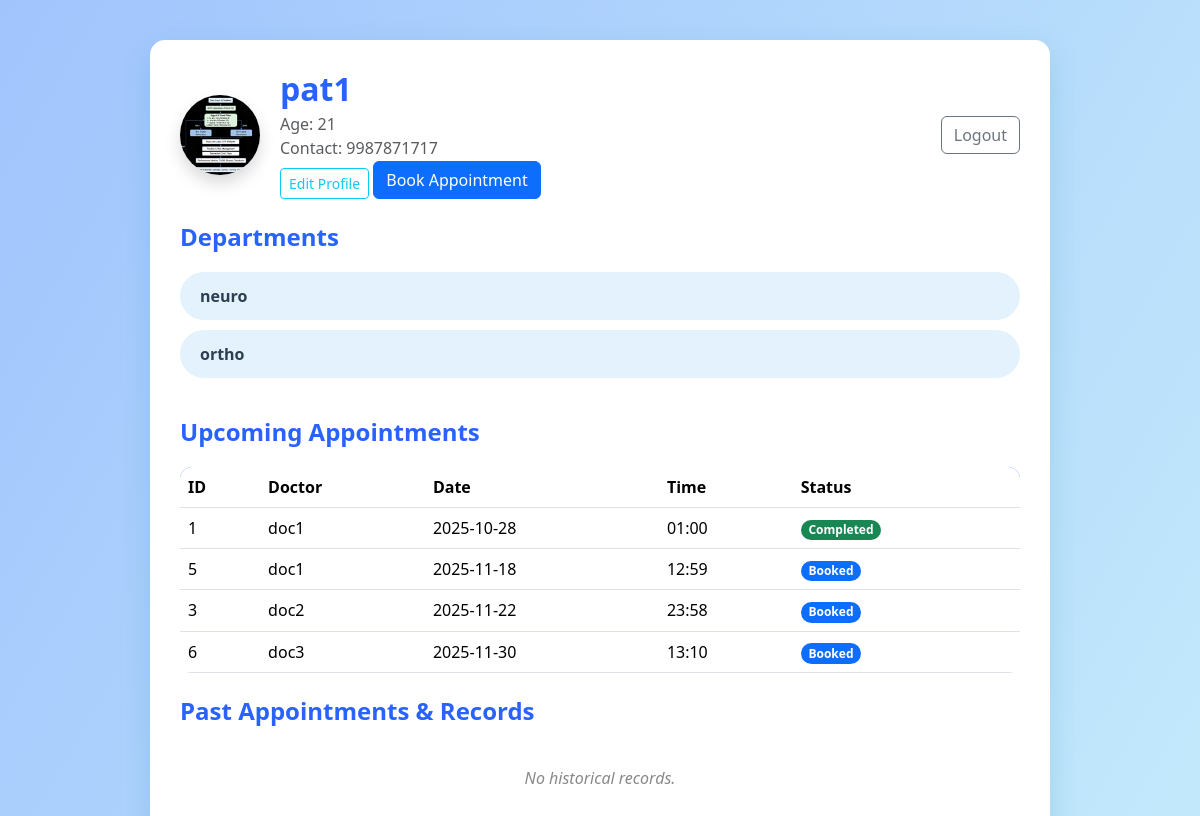
The app's page /patient (signed in), older data.
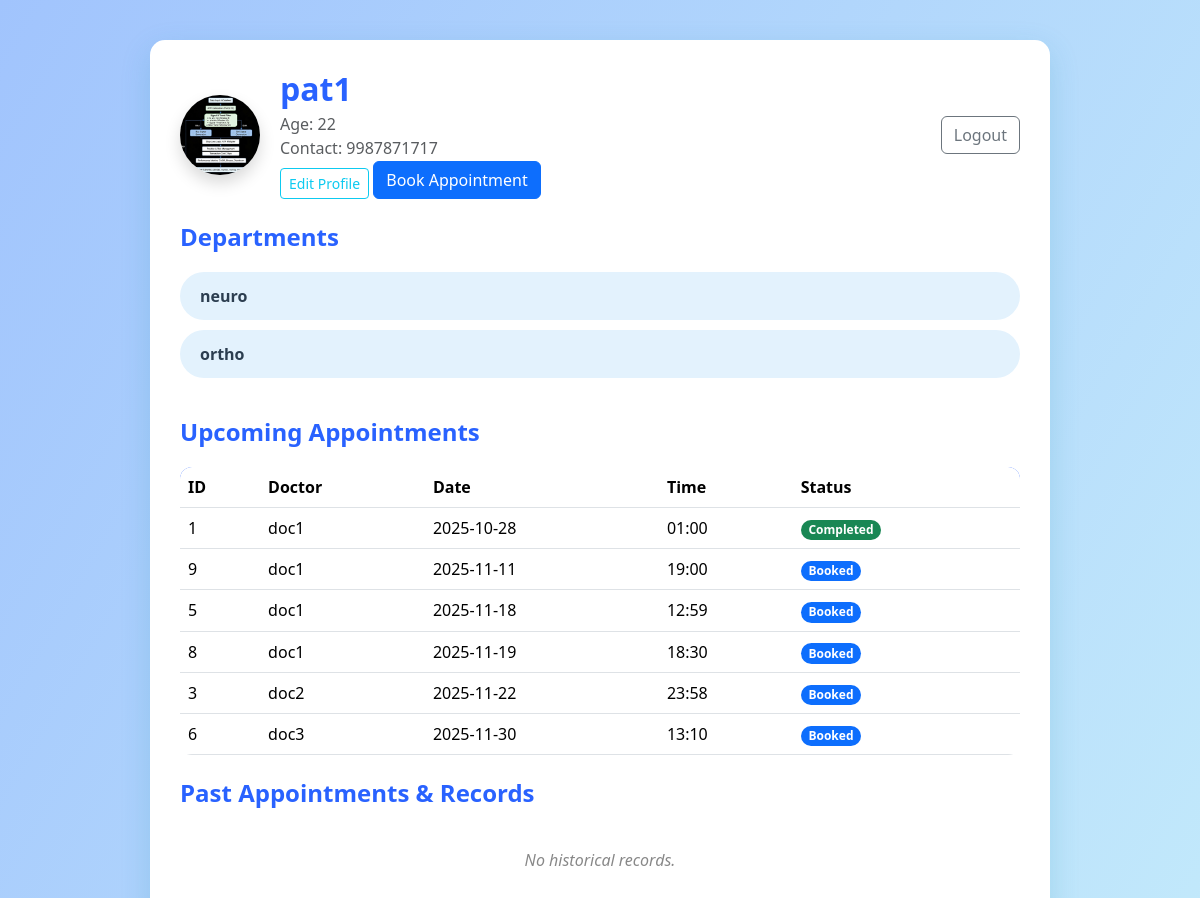
The same page, newer data.
### tables this page shows
CREATE TABLE departments (
    id INTEGER PRIMARY KEY AUTOINCREMENT,
    name TEXT UNIQUE NOT NULL,
    overview TEXT
);

CREATE TABLE appointments (
    id INTEGER PRIMARY KEY AUTOINCREMENT,
    doctor_id INTEGER NOT NULL,
    patient_id INTEGER NOT NULL,
    date TEXT NOT NULL,
    time TEXT NOT NULL,
    status TEXT NOT NULL CHECK(status IN ('Booked', 'Completed', 'Cancelled')),
    diagnosis TEXT,
    prescription TEXT,
    notes TEXT,
    FOREIGN KEY (doctor_id) REFERENCES users(id),
    FOREIGN KEY (patient_id) REFERENCES users(id)
);

CREATE TABLE users (
    id INTEGER PRIMARY KEY AUTOINCREMENT,
    username TEXT UNIQUE NOT NULL,
    password TEXT NOT NULL,
    role TEXT NOT NULL CHECK(role IN ('admin', 'doctor', 'patient'))
);

### app.py (the view)
@app.route('/patient')
def patient_dashboard():
    if 'user_id' not in session or session.get('role') != 'patient':
        return redirect(url_for('login'))
    user_id = session['user_id']
    db = get_db()
    user = db.execute('SELECT username FROM users WHERE id = ?', (user_id,)).fetchone()
    if not user:
        return "User not found!", 404
    patient_name = user[0]
    patient = db.execute('SELECT contact, age, pfp FROM patients WHERE id = ?', (user_id,)).fetchone()
    patient_contact = patient[0] if patient else ''
    patient_age = patient[1] if patient else ''
    patient_pfp = patient[2] if patient else None
    departments = db.execute('SELECT id, name FROM departments').fetchall()
    appointments = db.execute(
        '''
        SELECT a.id, u.username, a.date, a.time, a.status
        FROM appointments a
          JOIN users u ON a.doctor_id = u.id
        WHERE a.patient_id = ?
        ORDER BY a.date, a.time
        ''',
        (user_id,)
    ).fetchall()
    return render_template(
        'patient_dashboard.html',
        patient_name=patient_name,
        patient_contact=patient_contact,
        patient_age=patient_age,
        patient_pfp=patient_pfp,
        departments=departments,
        upcoming_appointments=appointments
    )

### app.py (called while the page is built)
def get_db():
    db = getattr(g, '_database', None)
    if db is None:
        db = g._database = sqlite3.connect(DATABASE)
    return db

@app.teardown_appcontext
def close_connection(exception):
    db = getattr(g, '_database', None)
    if db is not None:
        db.close()

### templates/patient_dashboard.html (shortened to what this page needs)
<!doctype html>
<html lang="en">
<head>
    <link href="https://cdn.jsdelivr.net/npm/bootstrap@5.3.2/dist/css/bootstrap.min.css" rel="stylesheet">
</head>
<body>
<div class="dashboard-container">
    <div class="d-flex align-items-center mb-4" style="gap:20px;">
      <img src="{% if patient_pfp %}/static/patient_pfps/{{ patient_pfp }}{% else %}https://ui-avatars.com/api/?name={{ patient_name | urlencode }}&background=5fa8d3&color=fff&size=80{% endif %}"
     class="rounded-circle shadow" width="80" height="80" alt="Profile">
      <div>
        <h2 class="mb-1">{{ patient_name }}</h2>
        <div class="text-muted">Age: {{ patient_age }}</div>
        <div class="text-muted">Contact: {{ patient_contact }}</div>
        <a href="/edit_profile" class="btn btn-sm btn-outline-info mt-2">Edit Profile</a>
        <a href="{{ url_for('book_appointment') }}" class="btn btn-primary">Book Appointment</a>
      </div>
      <a href="/logout" class="btn btn-outline-secondary ms-auto">Logout</a>
    </div>
    <h4>Departments</h4>
    <ul>
      {% for dept in departments %}
        <li class="dept-link" data-dept="{{ dept[0] }}">{{ dept[1] }}</li>
      {% endfor %}
    </ul>
    <h4>Upcoming Appointments</h4>
    {% if upcoming_appointments %}
    <table class="table mb-0">
      <thead>
        <tr>
          <th>ID</th><th>Doctor</th><th>Date</th><th>Time</th><th>Status</th>
        </tr>
      </thead>
      <tbody>
        {% for appt in upcoming_appointments %}
        <tr>
          <td>{{ appt[0] }}</td>
          <td>{{ appt[1] }}</td>
          <td>{{ appt[2] }}</td>
          <td>{{ appt[3] }}</td>
          <td>
            {% if appt[4] == 'Booked' %}
              <span class="badge rounded-pill bg-primary">Booked</span>
            {% elif appt[4] == 'Completed' %}
              <span class="badge rounded-pill bg-success">Completed</span>
            {% elif appt[4] == 'Cancelled' %}
              <span class="badge rounded-pill bg-danger">Cancelled</span>
            {% else %}
              <span class="badge rounded-pill bg-secondary">{{ appt[4] }}</span>
            {% endif %}
          </td>
        </tr>
        {% endfor %}
      </tbody>
    </table>
    {% else %}
    <div class="no-appointments">You have no upcoming appointments.</div>
    {% endif %}
    <h4 class="mt-4">Past Appointments & Records</h4>
    {% if past_appointments %}
    <table class="table">
      <thead>
        <tr>
          <th>Date</th><th>Doctor</th><th>Diagnosis</th><th>Prescription</th><th>Notes</th>
        </tr>
      </thead>
      <tbody>
        {% for appt in past_appointments %}
        <tr>
          <td>{{ appt[2] }}</td>
          <td>{{ appt[1] }}</td>
          <td>{{ appt[5] or '-' }}</td>
          <td>{{ appt[6] or '-' }}</td>
          <td>{{ appt[7] or '-' }}</td>
        </tr>
        {% endfor %}
      </tbody>
    </table>
    {% else %}
    <div class="no-appointments">No historical records.</div>
    {% endif %}
</div>
</body>
</html>

Row changes from the older to the newer data that the page shows:
added appointments: id "9", username "doc1", date "2025-11-11", time "19:00", status "Booked"
added appointments: id "8", username "doc1", date "2025-11-19", time "18:30", status "Booked"
Text that changed along with them:
{{ patient_age }}: "21" → "22"
